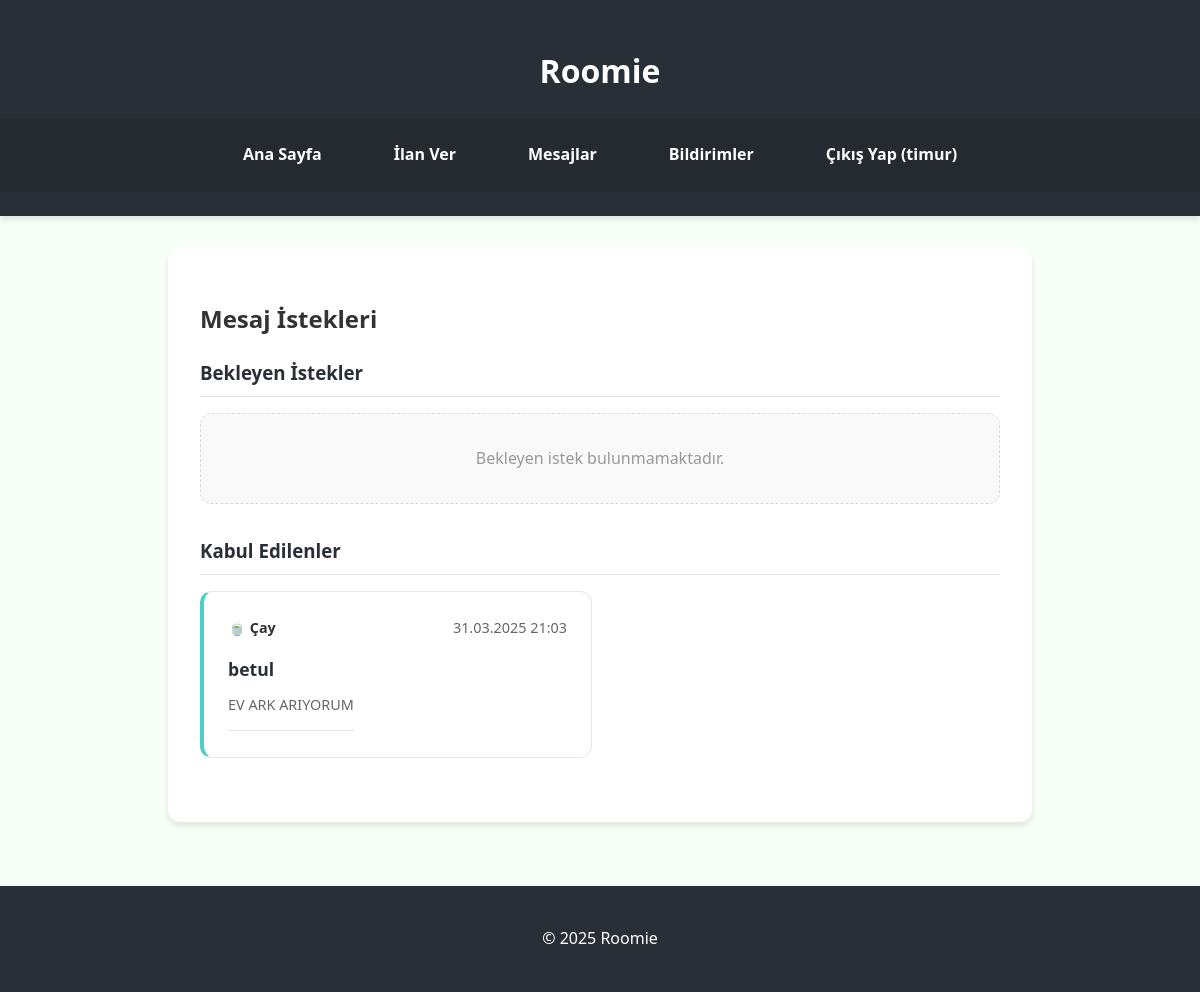
The app's page /mesaj_istekleri (signed in) with its own data.
### tables this page shows
CREATE TABLE mesaj_istekleri (
            id INTEGER PRIMARY KEY AUTOINCREMENT,
            gonderen_id INTEGER NOT NULL,
            alici_id INTEGER NOT NULL,
            ilan_id INTEGER NOT NULL,
            tip TEXT NOT NULL,  -- 'cay' veya 'kahve'
            durum TEXT NOT NULL DEFAULT 'beklemede',  -- 'beklemede', 'kabul', 'red'
            oda_id INTEGER,  -- Yeni eklenen sütun
            tarih TIMESTAMP DEFAULT CURRENT_TIMESTAMP,
            FOREIGN KEY(gonderen_id) REFERENCES users(id),
            FOREIGN KEY(alici_id) REFERENCES users(id),
            FOREIGN KEY(ilan_id) REFERENCES ilanlar(id),
            FOREIGN KEY(oda_id) REFERENCES mesaj_odalari(id),
            UNIQUE(gonderen_id, alici_id, ilan_id)
        );

CREATE TABLE users (
            id INTEGER PRIMARY KEY AUTOINCREMENT,
            username TEXT UNIQUE NOT NULL,
            password TEXT NOT NULL,
            email TEXT UNIQUE NOT NULL,
            phone TEXT,
            created_at TIMESTAMP DEFAULT CURRENT_TIMESTAMP
        );

CREATE TABLE ilanlar (
            id INTEGER PRIMARY KEY AUTOINCREMENT,
            baslik TEXT NOT NULL,
            aciklama TEXT NOT NULL,
            fiyat REAL NOT NULL,
            konum TEXT NOT NULL,
            cinsiyet TEXT NOT NULL,
            oda_sayisi TEXT NOT NULL,
            sigara BOOLEAN DEFAULT 0,
            alkol BOOLEAN DEFAULT 0,
            evcil_hayvan BOOLEAN DEFAULT 0,
            resimler TEXT,
            tarih TIMESTAMP DEFAULT CURRENT_TIMESTAMP,
            user_id INTEGER,
            FOREIGN KEY(user_id) REFERENCES users(id)
        );

### app.py (the view)
@app.route('/mesaj_istekleri')
@login_required
def mesaj_istekleri():
    db = get_db()
    beklemedeki_istekler = db.get_mesaj_istekleri(session['user_id'], durum='beklemede')
    kabul_edilenler = db.get_mesaj_istekleri(session['user_id'], durum='kabul')
    return render_template('mesaj_istekleri.html',
                         beklemedeki_istekler=beklemedeki_istekler,
                         kabul_edilenler=kabul_edilenler)

### app.py (called while the page is built)
@app.template_filter('datetimeformat')
def datetimeformat(value, format='%d.%m.%Y %H:%M'):
    if isinstance(value, str):
        value = datetime.strptime(value, '%Y-%m-%d %H:%M:%S')
    return value.strftime(format)

def get_db():
    if 'db' not in g:
        g.db = Database(app.config['DATABASE'])
    return g.db

def generate_csrf_token():
    if '_csrf_token' not in session:
        session['_csrf_token'] = secrets.token_hex(16)
    return session['_csrf_token']

def login_required(f):
    @wraps(f)
    def decorated_function(*args, **kwargs):
        if 'user_id' not in session:
            flash('Bu sayfayı görüntülemek için giriş yapmalısınız', 'danger')
            return redirect(url_for('login', next=request.url))
        return f(*args, **kwargs)
    return decorated_function

@app.context_processor
def inject_notification_count():
    if 'user_id' in session:
        db = get_db()
        cursor = db.conn.cursor()
        cursor.execute('''
            SELECT COUNT(*) FROM bildirimler
            WHERE user_id = ? AND okundu = 0
        ''', (session['user_id'],))
        unread = cursor.fetchone()[0]
        return {'unread_notifications': unread}
    return {'unread_notifications': 0}

### database.py (called while the page is built)
    def upgrade_database(self):
        try:
            cursor = self.conn.cursor()
            cursor.execute("PRAGMA table_info(mesaj_istekleri)")
            columns = [col[1] for col in cursor.fetchall()]
            if 'oda_id' not in columns:
                cursor.execute('ALTER TABLE mesaj_istekleri ADD COLUMN oda_id INTEGER REFERENCES mesaj_odalari(id)')
                self.conn.commit()
                print("Veritabanı şeması güncellendi: oda_id eklendi")
        except sqlite3.Error as e:
            print("Veritabanı güncelleme hatası:", e)

    def close(self):
        if hasattr(self, 'conn') and self.conn:
            self.conn.close()

    def __del__(self):
        self.close()

### templates/mesaj_istekleri.html (shortened to what this page needs)
{% extends "base.html" %}
{% block content %}
<section class="mesaj-istekleri">
    <h2>Mesaj İstekleri</h2>
    <div class="istek-listesi">
        <h3>Bekleyen İstekler</h3>
        {% if beklemedeki_istekler %}
        <div class="istek-grid">
            {% for istek in beklemedeki_istekler %}
            <div class="istek-karti {{ istek.tip }}">
                <div class="istek-header">
                    <span class="istek-tip">
                        {% if istek.tip == 'kahve' %}☕ Kahve{% else %}🍵 Çay{% endif %}
                    </span>
                    <span class="istek-tarih">{{ istek.tarih|datetimeformat }}</span>
                </div>
                <div class="istek-icerik">
                    <div class="kullanici-bilgi">
                        <span class="username">{{ istek.gonderen_username }}</span>
                        <span class="ilan-baslik">{{ istek.ilan_baslik }}</span>
                    </div>
					<form method="POST" action="{{ url_for('mesaj_istek_islem') }}">
						<input type="hidden" name="csrf_token" value="{{ csrf_token() }}">
						<input type="hidden" name="istek_id" value="{{ istek.id }}">
						<button type="submit" name="islem" value="kabul" class="istek-kabul-btn">Kabul Et</button>
						<button type="submit" name="islem" value="red" class="istek-red-btn">Reddet</button>
					</form>
                </div>
            </div>
            {% endfor %}
        </div>
        {% else %}
        <p class="bos-liste">Bekleyen istek bulunmamaktadır.</p>
        {% endif %}
    </div>
    <div class="kabul-edilenler">
        <h3>Kabul Edilenler</h3>
        {% if kabul_edilenler %}
        <div class="istek-grid">
            {% for istek in kabul_edilenler %}
            <div class="istek-karti kabul-edildi">
                <div class="istek-header">
                    <span class="istek-tip">
                        {% if istek.tip == 'kahve' %}☕ Kahve{% else %}🍵 Çay{% endif %}
                    </span>
                    <span class="istek-tarih">{{ istek.tarih|datetimeformat }}</span>
                </div>
                <div class="istek-icerik">
                    <div class="kullanici-bilgi">
                        <span class="username">{{ istek.gonderen_username }}</span>
                        <span class="ilan-baslik">{{ istek.ilan_baslik }}</span>
                    </div>
                </div>
            </div>
            {% endfor %}
        </div>
        {% else %}
        <p class="bos-liste">Henüz kabul edilmiş istek bulunmamaktadır.</p>
        {% endif %}
    </div>
</section>
{% endblock %}

### static/css/style.css (style rules this page uses)
:root { --primary-color: #FF6B6B; --secondary-color: #4ECDC4; --accent-color: #FFE66D; --dark-color: #292F36; --light-color: #F7FFF7; --text-color: #333333; --text-light: #ffffff; --shadow: 0 4px 6px rgba(0, 0, 0, 0.1); --border-radius: 12px; }
body { font-family: 'Nunito', 'Segoe UI', Tahoma, Geneva, Verdana, sans-serif; line-height: 1.6; margin: 0; padding: 0; color: var(--text-color); background-color: var(--light-color); }
.ilan-baslik { margin-bottom: 1.5rem; border-bottom: 1px solid rgba(0, 0, 0, 0.1); padding-bottom: 1rem; }
.kullanici-bilgi { margin-bottom: 1rem; }
.kullanici-bilgi .username { font-weight: bold; display: block; margin-bottom: 0.5rem; color: var(--dark-color); font-size: 1.1rem; }
.kullanici-bilgi .ilan-baslik { color: #666; font-size: 0.9em; }
.bos-liste { color: #999; text-align: center; padding: 2rem; background: #f9f9f9; border-radius: var(--border-radius); border: 1px dashed #ddd; }
.mesaj-istekleri { max-width: 800px; margin: 0 auto; padding: 2rem; background: white; border-radius: var(--border-radius); box-shadow: var(--shadow); }
.istek-listesi, .kabul-edilenler { margin-bottom: 2rem; }
.istek-listesi h3, .kabul-edilenler h3 { margin-bottom: 1rem; padding-bottom: 0.5rem; border-bottom: 1px solid rgba(0, 0, 0, 0.1); color: var(--dark-color); }
.istek-grid { display: grid; grid-template-columns: repeat(auto-fill, minmax(300px, 1fr)); gap: 1rem; }
.istek-karti { border: 1px solid rgba(0, 0, 0, 0.1); border-radius: var(--border-radius); padding: 1.5rem; transition: all 0.3s ease; background: white; }
.istek-karti.kabul-edildi { border-left: 4px solid var(--secondary-color); }
.istek-header { display: flex; justify-content: space-between; margin-bottom: 1rem; font-size: 0.9em; }
.istek-tip { font-weight: bold; }
.istek-tarih { color: #666; }
.istek-icerik { margin-top: 1rem; }
.ilan-karti, .begeni-karti, .istek-karti { animation: fadeIn 0.5s ease forwards; }

### records on screen
mesaj_istekleri: tip "🍵 Çay", tarih "31.03.2025 21:03", gonderen_username "betul", ilan_baslik "EV ARK ARIYORUM"

### other values on screen
{{ session['username'] }} "timur"
